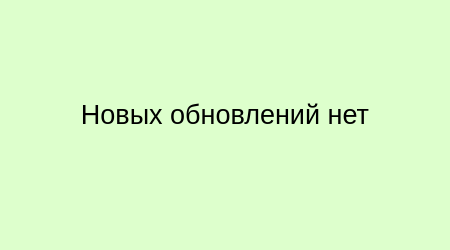
<?xml version="1.0" encoding="UTF-8"?>
<ui version="4.0">
 <class>MainWindow</class>
 <widget class="QMainWindow" name="MainWindow">
  <property name="geometry">
   <rect>
    <x>0</x>
    <y>0</y>
    <width>450</width>
    <height>250</height>
   </rect>
  </property>
  <property name="minimumSize">
   <size>
    <width>450</width>
    <height>250</height>
   </size>
  </property>
  <property name="maximumSize">
   <size>
    <width>450</width>
    <height>250</height>
   </size>
  </property>
  <property name="windowTitle">
   <string>Сообщение</string>
  </property>
  <property name="styleSheet">
   <string notr="true">background-color: rgb(221, 255, 204);</string>
  </property>
  <widget class="QWidget" name="centralwidget">
   <layout class="QHBoxLayout" name="horizontalLayout">
    <item>
     <widget class="QLabel" name="label">
      <property name="font">
       <font>
        <pointsize>20</pointsize>
       </font>
      </property>
      <property name="text">
       <string>Новых обновлений нет</string>
      </property>
      <property name="alignment">
       <set>Qt::AlignCenter</set>
      </property>
     </widget>
    </item>
   </layout>
  </widget>
  <widget class="QMenuBar" name="menubar">
   <property name="geometry">
    <rect>
     <x>0</x>
     <y>0</y>
     <width>450</width>
     <height>26</height>
    </rect>
   </property>
  </widget>
  <widget class="QStatusBar" name="statusbar"/>
 </widget>
 <resources/>
 <connections/>
</ui>
